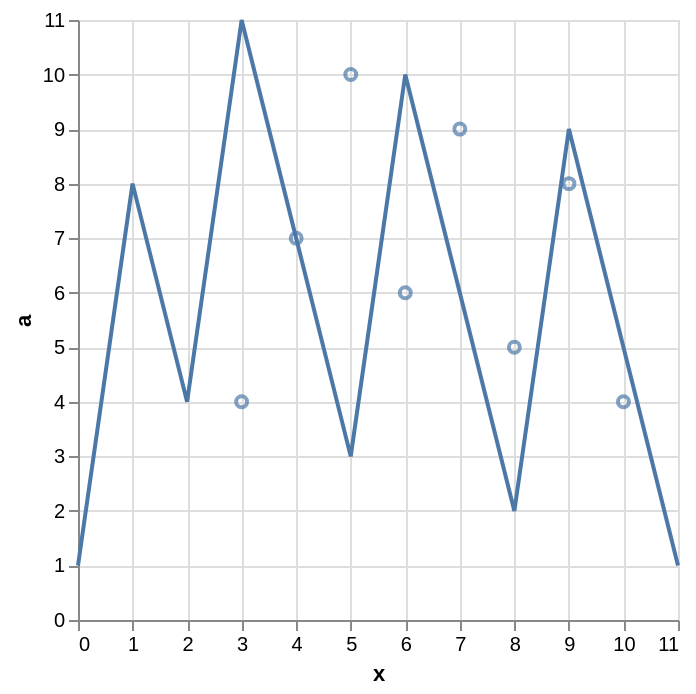

The Vega-Lite source for this figure:
### Vega-Lite specification from a JSON file in a GitHub repository (floating-point values rounded to 4 significant figures)
{"layer": [{"data": {"values": [{"x": 0, "a": 1, "b": 2, "g": "p"}, {"x": 1, "a": 8, "b": 7, "g": "q"}, {"x": 2, "a": 4, "b": 3, "g": "r"}, {"x": 3, "a": 11, "b": 8, "g": "p"}, {"x": 4, "a": 7, "b": 4, "g": "q"}, {"x": 5, "a": 3, "b": 9, "g": "r"}, {"x": 6, "a": 10, "b": 5, "g": "p"}, {"x": 7, "a": 6, "b": 10, "g": "q"}, {"x": 8, "a": 2, "b": 6, "g": "r"}, {"x": 9, "a": 9, "b": 2, "g": "p"}, {"x": 10, "a": 5, "b": 7, "g": "q"}, {"x": 11, "a": 1, "b": 3, "g": "r"}]}, "mark": "line", "encoding": {"x": {"field": "x", "type": "quantitative"}, "y": {"field": "a", "type": "quantitative"}}}, {"data": {"values": [{"x": 3, "a": 4, "b": 0, "g": "p"}, {"x": 4, "a": 7, "b": 2, "g": "p"}, {"x": 5, "a": 10, "b": 4, "g": "p"}, {"x": 6, "a": 6, "b": 1, "g": "p"}, {"x": 7, "a": 9, "b": 3, "g": "p"}, {"x": 8, "a": 5, "b": 0, "g": "p"}, {"x": 9, "a": 8, "b": 2, "g": "p"}, {"x": 10, "a": 4, "b": 4, "g": "p"}]}, "mark": "point", "encoding": {"x": {"field": "x", "type": "quantitative"}, "y": {"field": "a", "type": "quantitative"}}}]}
